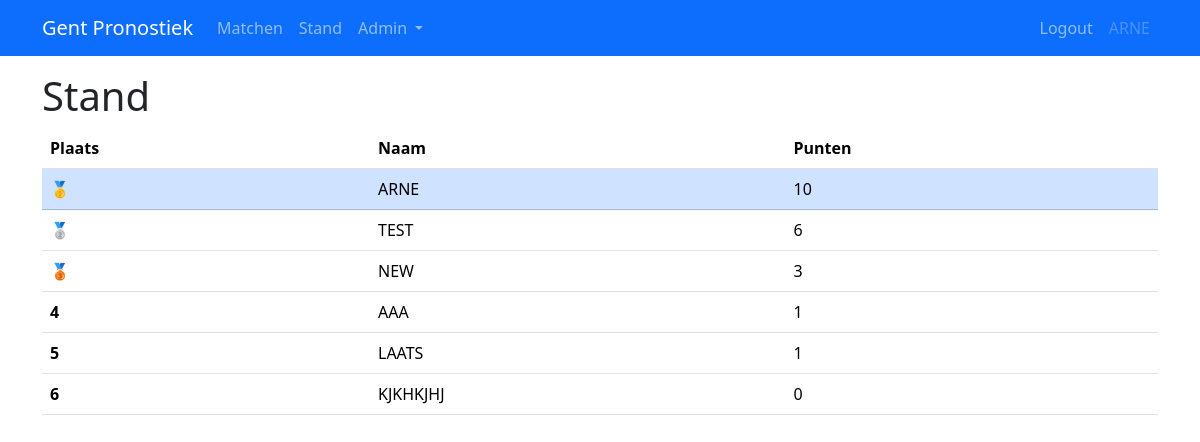
Screenshot of /stand (signed in) with the database file from the repository.
### app/models.py (models this page shows, shortened)
class User(UserMixin, db.Model):
    id: so.Mapped[int] = so.mapped_column(primary_key=True)
    username: so.Mapped[str] = so.mapped_column(sa.String(64), unique=True, index=True)
    score: so.Mapped[int] = so.mapped_column(default=0)
    isAdmin: so.Mapped[bool] = so.mapped_column(default=True)
    predictions: so.WriteOnlyMapped["Prediction"] = so.relationship(
        back_populates="user", cascade="all, delete-orphan", passive_deletes=True
    )

### app/routes.py (the view)
@app.route("/stand")
@login_required
def stand():
    users = db.session.scalars(sa.select(User).order_by(User.score.desc())).all()
    scoreboard = [
        (postion, user.username, user.score, user.id)
        for postion, user in enumerate(users, start=1)
    ]
    return render_template("stand.html", title="Home", scoreboard=scoreboard)

### app/models.py (called while the page is built)
@login.user_loader
def load_user(id):
    return db.session.get(User, int(id))

### app/templates/stand.html
{% extends "base.html" %}
{% block content %}
<h1>Stand</h1>
<table class="table table-hover">
    <thead>
        <tr>
            <th scope="col">Plaats</th>
            <th scope="col">Naam</th>
            <th scope="col">Punten</th>
        </tr>
    </thead>
    <tbody>
        {% for (position, username, score, id) in scoreboard %}
        {% if id == current_user.id %}
        <tr class="table-primary">
        {% else %}
        <tr>
        {% endif %}
            <th scope="row">
                {% if position == 1 %}🥇
                {% elif position == 2 %}🥈
                {% elif position == 3 %}🥉
                {% else %}
                {{ position }}
                {% endif %}
            </th>
            <td>{{ username }}</td>
            <td>{{ score }}</td>
        </tr>
        {% endfor %}
    </tbody>
</table>
{% endblock %}

### app/templates/base.html (shortened to what this page needs)
<!DOCTYPE html>
<html lang="en">
<head>
    <link rel="stylesheet" href="{{ url_for('static', filename='style.css')}}">
    <link href="https://cdn.jsdelivr.net/npm/bootstrap@5.3.2/dist/css/bootstrap.min.css" rel="stylesheet"
>
</head>
<body>
    <nav class="navbar bg-primary navbar-expand-lg" data-bs-theme="dark">
        <div class="container">
            <a class="navbar-brand" href="">Gent Pronostiek</a>
            <div class="collapse navbar-collapse" id="navbarSupportedContent">
                <ul class="navbar-nav me-auto mb-2 mb-lg-0">
                    <li class="nav-item">
                        <a href="{{ url_for('matches')}}" class="nav-link">Matchen</a>
                    </li>
                    <li class="nav-item">
                        <a href="{{ url_for('stand')}}" class="nav-link">Stand</a>
                    </li>
                    {% if current_user.isAdmin %}
                    <li class="nav-item dropdown">
                        <a class="nav-link dropdown-toggle" href="#" role="button" data-bs-toggle="dropdown"
                            aria-expanded="false">
                            Admin
                        </a>
                    </li>
                    {% endif %}
                </ul>
                <ul class="navbar-nav mb-2 mb-lg-0">
                    {% if current_user.is_anonymous %}
                    <li class="nav-item">
                        <a href="{{ url_for('login')}}" class="nav-link">Login</a>
                    </li>
                    {% else %}
                    <li class="nav-item">
                        <a href="{{ url_for('logout')}}" class="nav-link">Logout</a>
                    </li>
                    <li clas="nav-item">
                        <a class="nav-link disabled" href="{{ url_for('logout')}}">{{ current_user.username }}</a>
                    </li>
                    {% endif %}
                    </ul>
            </div>
        </div>
    </nav>
    <div class="container mt-3">
        {% block content %} {% endblock %}
    </div>
</body>
</html>

### rows the page displays
User: username "ARNE", score "10"
User: username "TEST", score "6"
User: username "NEW", score "3"
User: position "4", username "AAA", score "1"
User: position "5", username "LAATS", score "1"
User: position "6", username "KJKHKJHJ", score "0"
